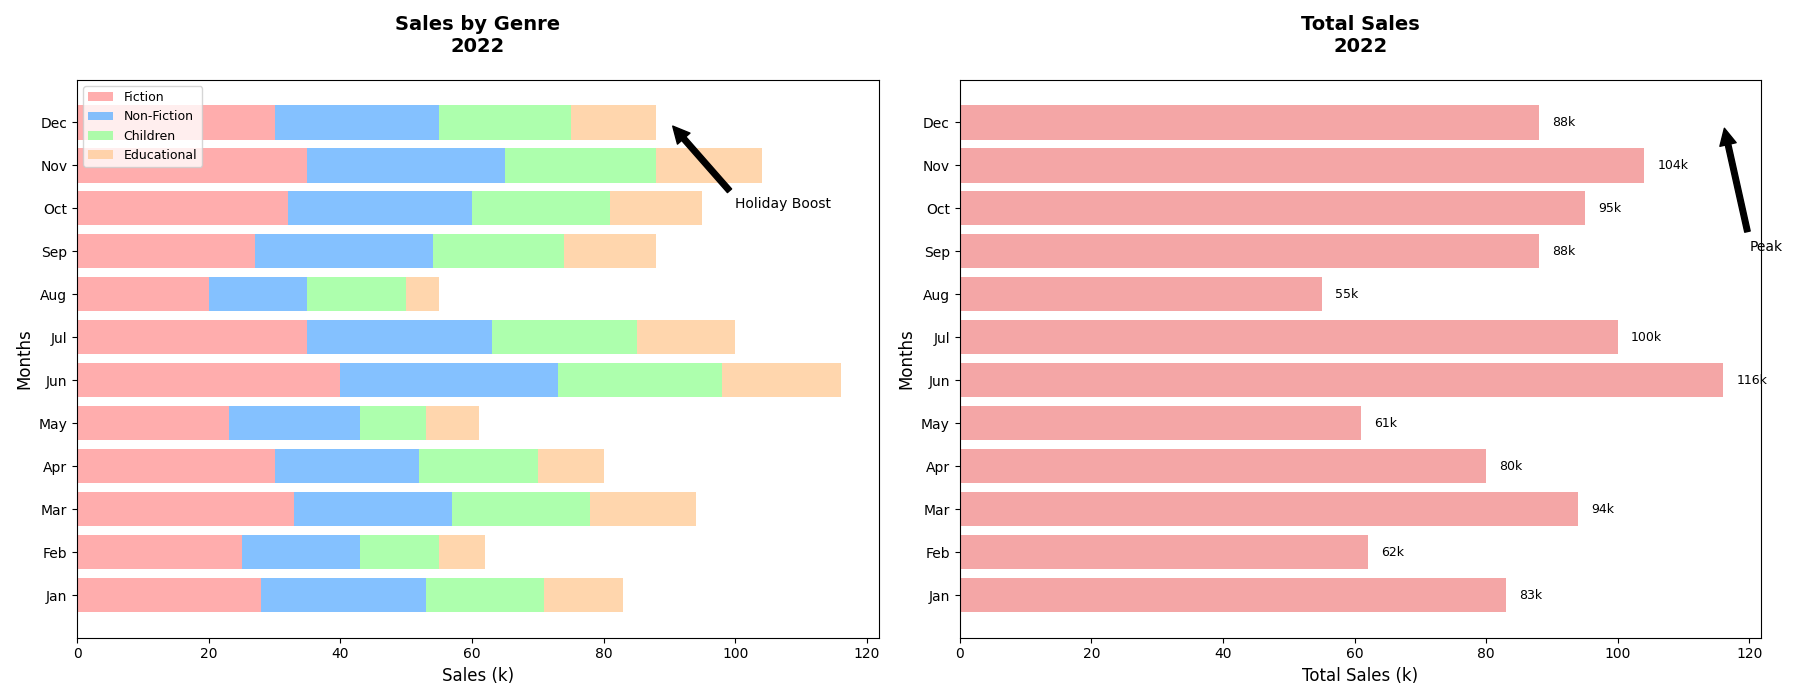

Recreate this plot in Python.
import matplotlib.pyplot as plt
import numpy as np

month_names = ["Jan", "Feb", "Mar", "Apr", "May", "Jun", "Jul", "Aug", "Sep", "Oct", "Nov", "Dec"]
fiction_sales = np.array([28, 25, 33, 30, 23, 40, 35, 20, 27, 32, 35, 30])
non_fiction_sales = np.array([25, 18, 24, 22, 20, 33, 28, 15, 27, 28, 30, 25])
children_sales = np.array([18, 12, 21, 18, 10, 25, 22, 15, 20, 21, 23, 20])
educational_sales = np.array([12, 7, 16, 10, 8, 18, 15, 5, 14, 14, 16, 13])

total_sales = fiction_sales + non_fiction_sales + children_sales + educational_sales

fig, axs = plt.subplots(1, 2, figsize=(18, 7))

# Stacked Horizontal Bar Chart for Sales by Genre
bar_width = 0.5
axs[0].barh(month_names, fiction_sales, color='#FF9999', alpha=0.8, label='Fiction')
axs[0].barh(month_names, non_fiction_sales, color='#66B2FF', alpha=0.8, left=fiction_sales, label='Non-Fiction')
axs[0].barh(month_names, children_sales, color='#99FF99', alpha=0.8, left=fiction_sales + non_fiction_sales, label='Children')
axs[0].barh(month_names, educational_sales, color='#FFCC99', alpha=0.8, left=fiction_sales + non_fiction_sales + children_sales, label='Educational')
axs[0].set_title("Sales by Genre\n2022", fontsize=14, fontweight='bold', pad=20)
axs[0].set_ylabel("Months", fontsize=12)
axs[0].set_xlabel("Sales (k)", fontsize=12)
axs[0].legend(loc='upper left', fontsize=9)

# Horizontal Bar Chart for Total Monthly Sales
axs[1].barh(month_names, total_sales, color='lightcoral', alpha=0.7)
axs[1].set_title("Total Sales\n2022", fontsize=14, fontweight='bold', pad=20)
axs[1].set_ylabel("Months", fontsize=12)
axs[1].set_xlabel("Total Sales (k)", fontsize=12)
for index, value in enumerate(total_sales):
    axs[1].text(value + 2, index, f'{value}k', va='center', fontsize=9)

# Annotations adjusted for horizontal orientation
axs[0].annotate('Holiday Boost', xy=(90, 'Dec'), xytext=(100, 'Oct'),
                arrowprops=dict(facecolor='black', shrink=0.05), fontsize=10)
axs[1].annotate('Peak', xy=(116, 'Dec'), xytext=(120, 'Sep'),
                arrowprops=dict(facecolor='black', shrink=0.05), fontsize=10)

plt.tight_layout()
plt.show()
